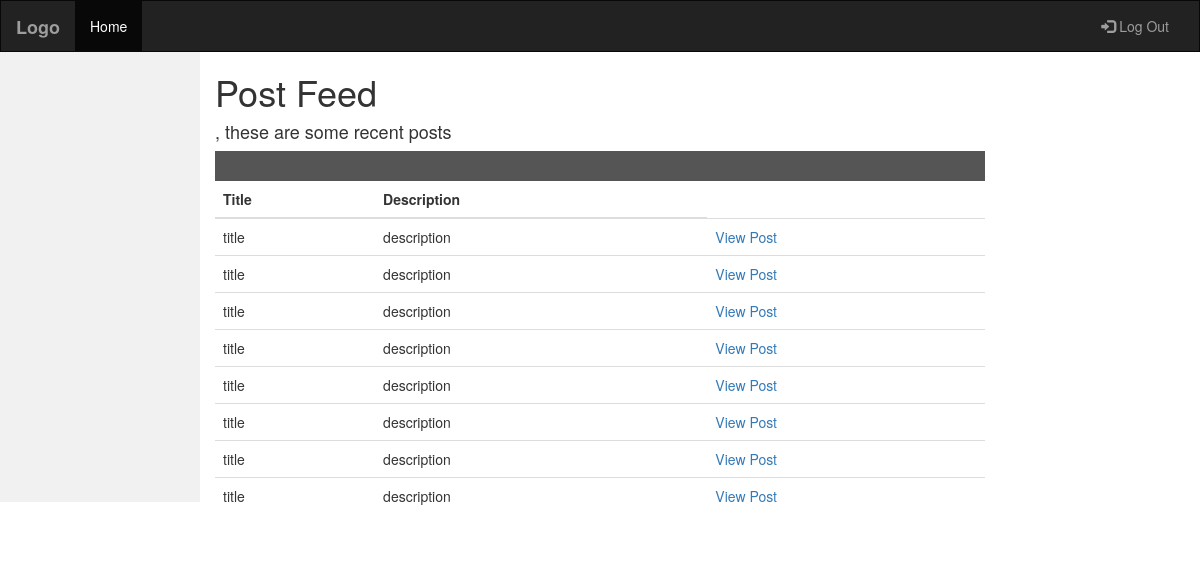
The page /postFeed/ on the database as committed earlier.
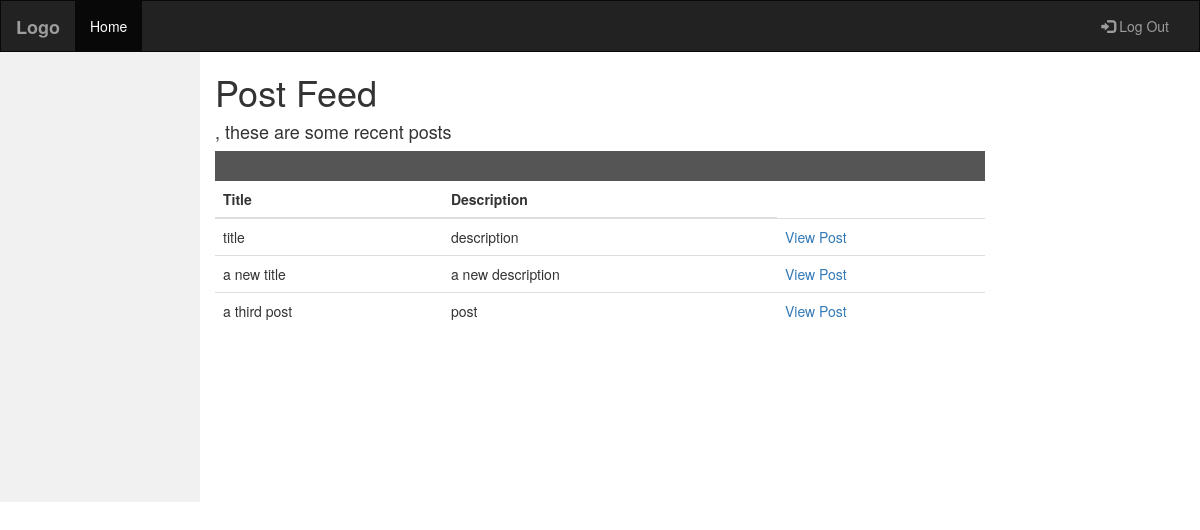
The same page on the database as committed later.
### home/models.py (models this page shows)
class Post(models.Model):
    title = models.CharField(max_length=50)
    description = models.CharField(max_length=250)
    image = models.ImageField(default=None, blank=True, null=True)

### home/views.py (the view)
# urls.py: path('postFeed/', views.postFeed, name='postFeed'),
def postFeed(request):
    latest_post_list = Post.objects.order_by('id')
    context = {
        'latest_post_list': latest_post_list,
    }
    return render(request, 'home/postFeed.html', context)

### home/templates/home/postFeed.html (shortened to what this page needs)
<!DOCTYPE html>
<html lang="en">
<head>
  <link rel="stylesheet" href="https://maxcdn.bootstrapcdn.com/bootstrap/3.4.0/css/bootstrap.min.css">
</head>
<body>
<nav class="navbar navbar-inverse">
  <div class="container-fluid">
    <div class="navbar-header">
      <a class="navbar-brand" href="#"> <b> Logo </b></a>
    </div>
    <div class="collapse navbar-collapse" id="myNavbar">
      <ul class="nav navbar-nav">
        <li class="active"><a href="#">Home</a></li>
      </ul>
      <ul class="nav navbar-nav navbar-right">
        <li><a href="#"><span class="glyphicon glyphicon-log-in"></span> Log Out</a></li>
      </ul>
    </div>
  </div>
</nav>
<div class="container-fluid text-center">
  <div class="row content">
    <div class="col-sm-2 sidenav">
    </div>
    <div class="col-sm-8 text-left">
        <h1> Post Feed</h1>
    <p>
        <h4>{{ user.username }}, these are some recent posts </h4>
    </p>
    <p>
        <table class="table table-sm table-dark">
            <thead>
              <tr>
                <th scope="col">Title</th>
                <th scope="col">Description</th>
              </tr>
            </thead>
            <tbody>
                {% for post in latest_post_list %}
              <tr>
                <td>{{ post.title }} </td>
                <td>{{ post.description }}</td>
                <td> <a href="{% url 'home:specificPost' post.id %}">
                  <div style= "height:100%;width:100%" >
                  View Post
                  </div> </a></td>
              </tr>
    </p>
    {% endfor %}
    </div>
  </div>
</div>
<footer class="container-fluid text-center">
</footer>
</body>
</html>

### home/templates/home/postFeed.html (style rules this page uses)
.navbar { margin-bottom: 0; border-radius: 0; }
.row.content { height: 450px }
.sidenav { padding-top: 20px; background-color: #f1f1f1; height: 100%; }
footer { background-color: #555; color: white; padding: 15px; }

Rows that differ between the two databases and show on the page:
removed Post: title "title", description "description"
removed Post: title "title", description "description"
removed Post: title "title", description "description"
removed Post: title "title", description "description"
removed Post: title "title", description "description"
removed Post: title "title", description "description"
removed Post: title "title", description "description"
added Post: title "a new title", description "a new description"
added Post: title "a third post", description "post"
